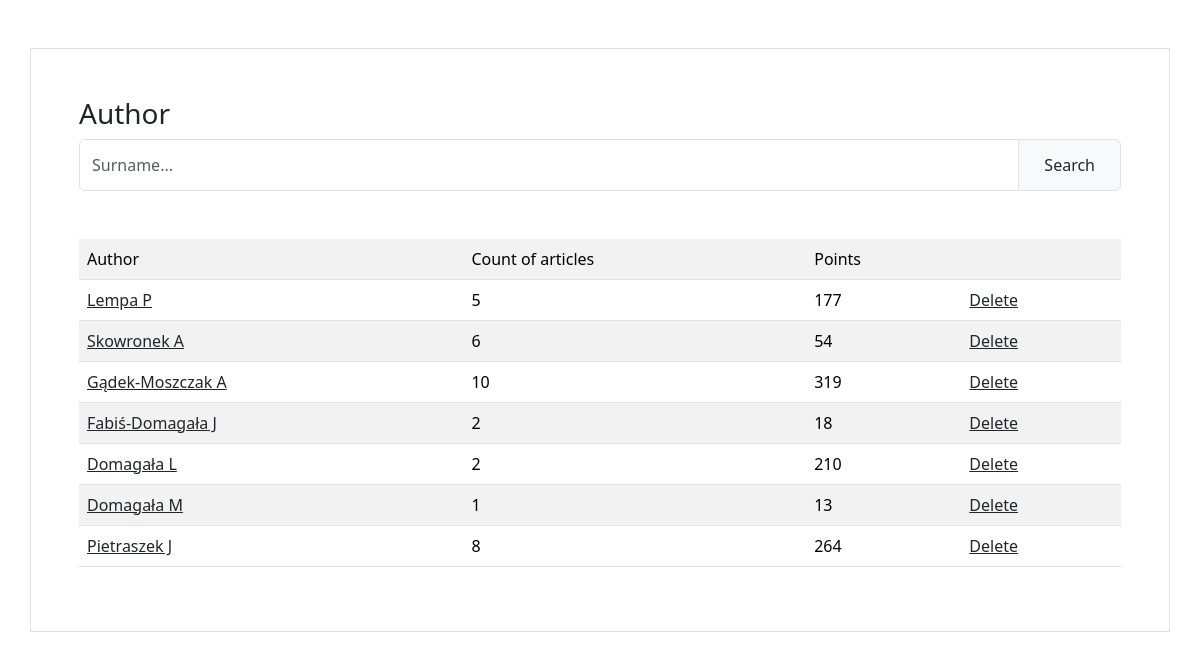
The app's page /, older data.
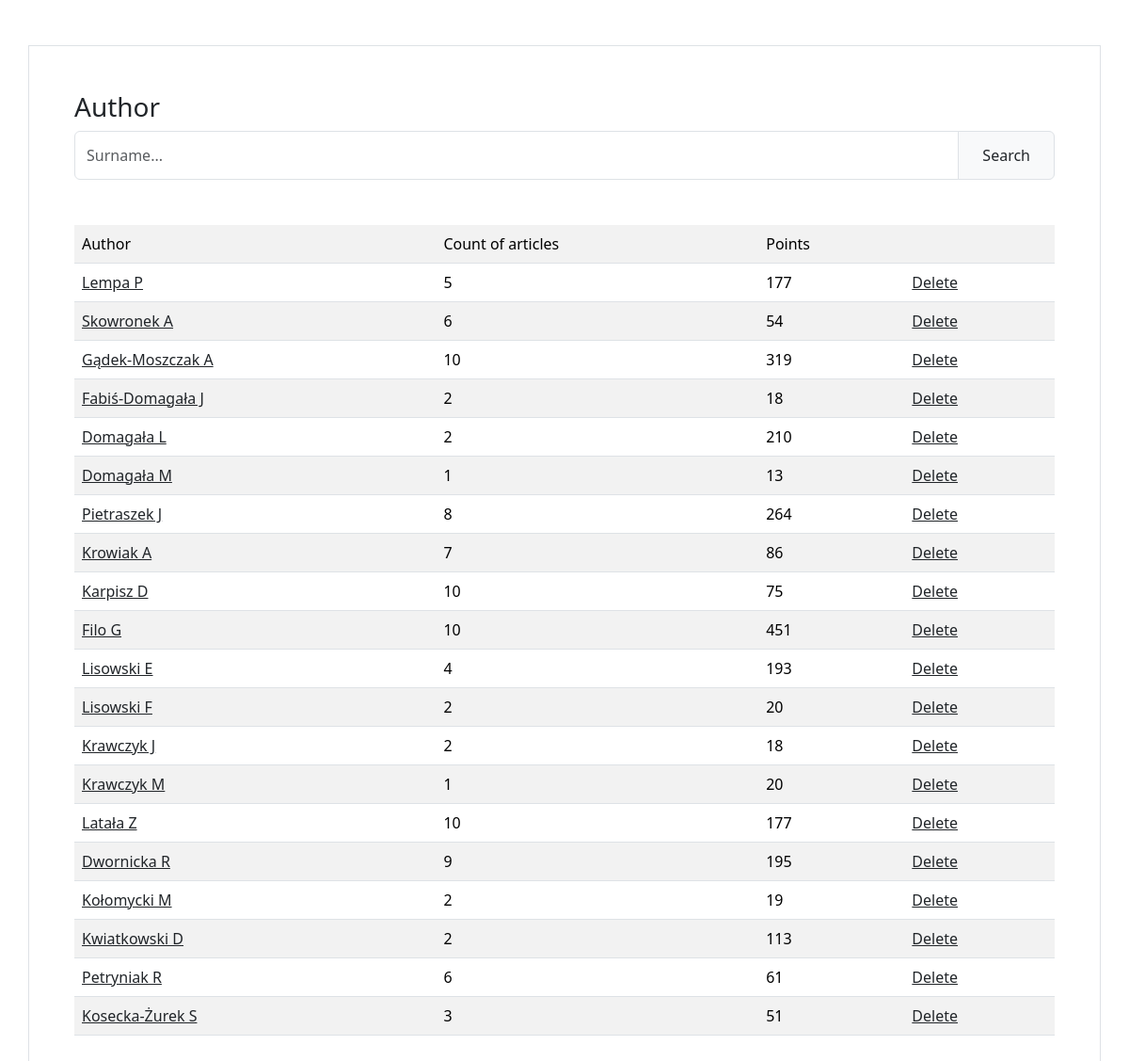
The same page, newer data.
### biblos/models.py (models this page shows)
class Author(models.Model):
    name = models.CharField(max_length = 200, blank=True, null=True, unique = True)
    class Meta:
        db_table = 'author'

### biblos/views.py (the view)
# urls.py: path('', views.dashboard, name='dashboard'),
def dashboard(request):
    authors = Author.objects.all()
    dict = {}
    for author in authors:
        articles = Article.objects.filter(author=author, points__gt=0)
        points = 0
        for article in articles:
            points += article.points
        articles_count = articles.count()
        if points > 0:
            dict.update({author: [points, articles_count]})
    return render(request, 'biblos/dashboard.html', context={'dict': dict})

### biblos/templates/biblos/dashboard.html (shortened to what this page needs)
{% extends 'biblos/base.html' %}
{% block content %}
<div class="container p-5 my-5 border">
    <form action="search/" method="POST">
        <p class="h3">Author</p>
        <div class="input-group">
            <input id="author" type="text" name="author" class="form-control" placeholder="Surname...">
            <span class="input-group-text"><button type="submit" class="btn" onClick=BlurPage()>Search</button></span>
        </div>
    </form>
    <br>
    <br>
    {% if dict %}
    <table class="table table-striped">
        <tr>
            <td>Author</td>
            <td>Count of articles</td>
            <td>Points</td>
            <td></td>
        </tr>
        {% for author, values in dict.items %}
        <tr>
            <td><a href="{% url 'articles' id=author.id %}" class="link-dark">{{author.name}}</a></td>
            <td>{{values.1}}</td>
            <td>{{values.0}}</td>
            <td><a href="{% url 'delete' id=author.id %}" class="link-dark">Delete</a></td>
        </tr>
        {% endfor %}
    </table>
    {% endif %}
</div>
{% endblock %}

Row changes from the older to the newer data that the page shows:
added Author: name "Krowiak A", values "7", values "86"
added Author: name "Karpisz D", values "10", values "75"
added Author: name "Filo G", values "10", values "451"
added Author: name "Lisowski E", values "4", values "193"
added Author: name "Lisowski F", values "2", values "20"
added Author: name "Krawczyk J", values "2", values "18"
added Author: name "Krawczyk M", values "1", values "20"
added Author: name "Latała Z", values "10", values "177"
added Author: name "Dwornicka R", values "9", values "195"
added Author: name "Kołomycki M", values "2", values "19"
added Author: name "Kwiatkowski D", values "2", values "113"
added Author: name "Petryniak R", values "6", values "61"
added Author: name "Kosecka-Żurek S", values "3", values "51"
